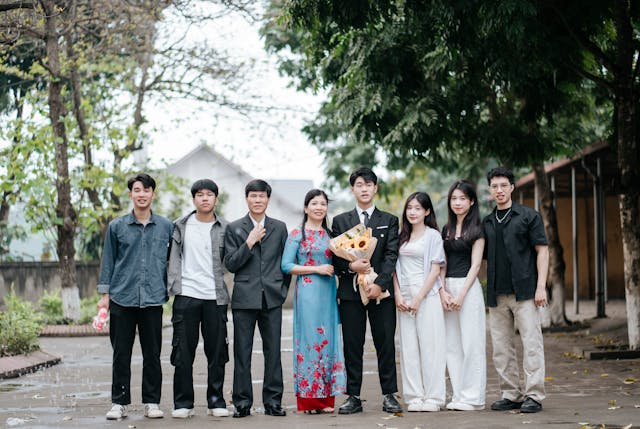
#> input picture test_files/detection_images/fd_1.jpg, 640 x 429 px
$ python face_detect.py
#> lines starting #> are read from the running program, lines starting #| are printed output that depends on the picture; after the words box and inside, x2 and y2 are one past the last pixel; in counts of white or black regions, pixels touching at a corner belong together
import cv2 as cv

def rescaleFrame(frame, scale = 0.9):
  # Images, Videos and Live Videos
  width = int(frame.shape[1] * scale)
  height = int(frame.shape[0] * scale)

  dimensions = (width, height)

  return cv.resize(frame, dimensions, interpolation=cv.INTER_AREA)

source = cv.imread('../test_files/detection_images/fd_1.jpg')
#> source is the input picture: shape (429, 640, 3); mean B, G, R 109.7, 115.6, 111.6
# source = rescaleFrame(source)
gray = cv.cvtColor(source, cv.COLOR_BGR2GRAY)
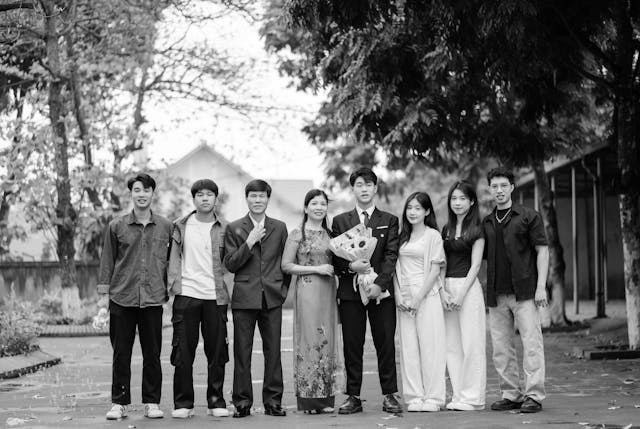
#> gray: shape (429, 640); min 0, max 255, mean 113.7

haar_classifier = cv.CascadeClassifier('../haar_cascade.xml')

#* greater number of minNeighbours, higher accuracy
face_detect = haar_classifier.detectMultiScale(gray, scaleFactor=1.1, minNeighbors=5)
#> face_detect = [[350, 174, 27, 27], [486, 176, 27, 27], [128, 180, 27, 27], [191, 184, 27, 27], [244, 185, 27, 27], [446, 189, 26, 26], [305, 194, 26, 26], [401, 199, 25, 25], [258, 24, 60, 60]]

print(f"Number of face(s) detected: {len(face_detect)}")
#| Number of face(s) detected: 9

for (x,y,w, h) in face_detect:
  cv.rectangle(source, (x,y), (x+w, y+h), (0, 255, 0), thickness=2)
#> this loop made 9 passes
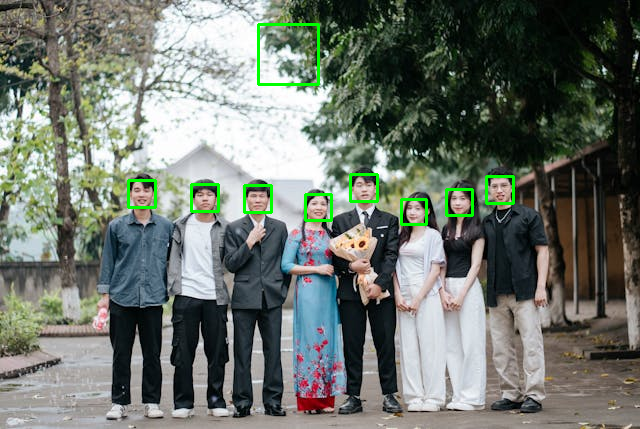
#> source: shape (429, 640, 3); 1.18% of pixels changed, all inside (x1, y1, x2, y2) = (127, 23, 515, 226)

cv.imshow('detected_faces', source)

cv.waitKey(0)

$ run again, with test_files/detection_images/fd_2.jpg copied over test_files/detection_images/fd_1.jpg
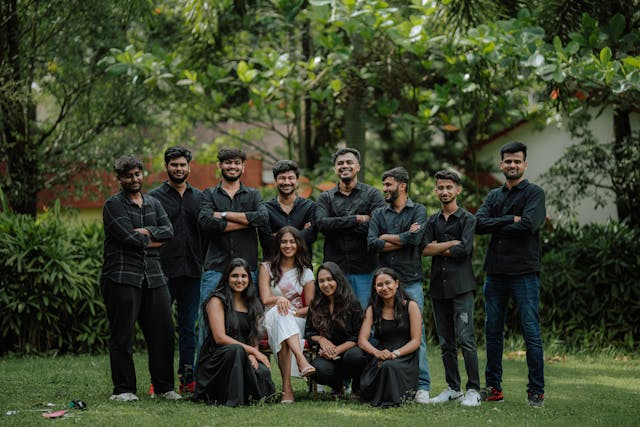
#> input picture test_files/detection_images/fd_2.jpg, 640 x 427 px
#> source is the input picture: shape (427, 640, 3); mean B, G, R 44.3, 66.3, 59.1
#> `gray = cv.cvtColor(source, cv.COLOR_BGR2GRAY)`:
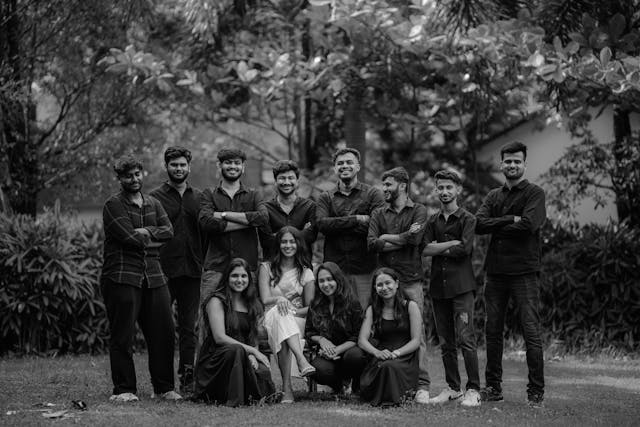
#> gray: shape (427, 640); min 0, max 254, mean 61.6
#> face_detect = [[499, 151, 28, 28], [332, 153, 26, 26], [166, 155, 26, 26], [273, 167, 28, 28], [276, 232, 25, 25], [226, 266, 27, 27], [371, 273, 27, 27], [260, 152, 54, 54]]
#| Number of face(s) detected: 8
#> the loop `for (x,y,w, h) in face_detect:` made 8 passes
#> after the loop `for (x,y,w, h) in face_detect:`:
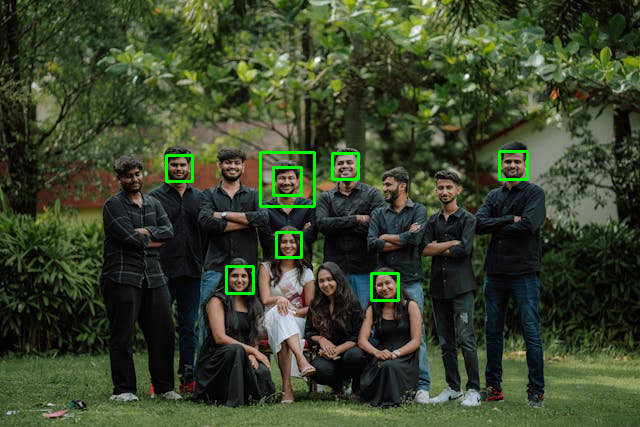
#> source: shape (427, 640, 3); 1.05% of pixels changed, all inside (x1, y1, x2, y2) = (165, 150, 529, 302)

$ run again, with test_files/detection_images/fd_3.jpg copied over test_files/detection_images/fd_1.jpg
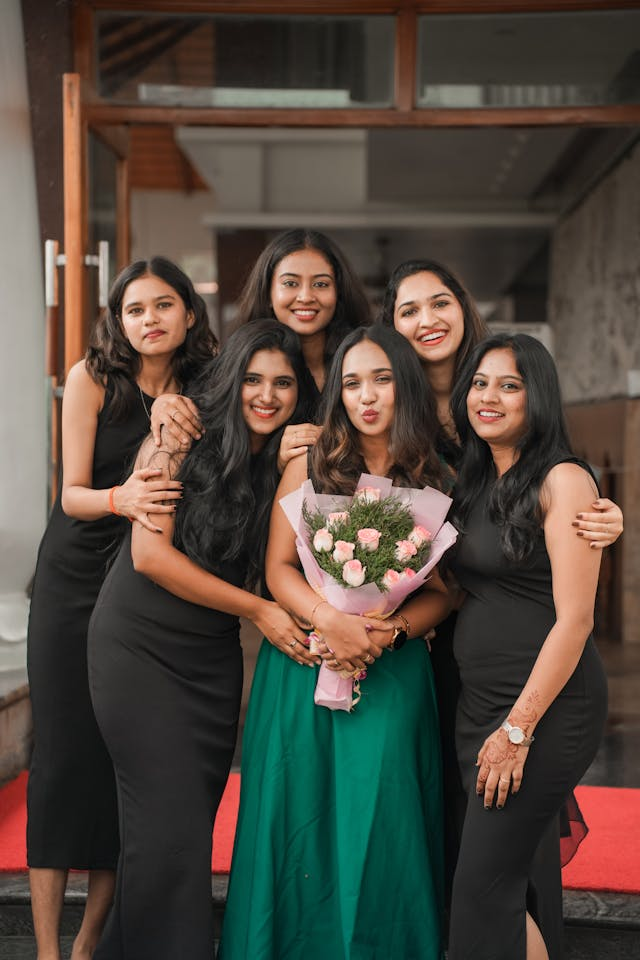
#> input picture test_files/detection_images/fd_3.jpg, 640 x 960 px
#> source is the input picture: shape (960, 640, 3); mean B, G, R 61.1, 70.9, 80.7
#> `gray = cv.cvtColor(source, cv.COLOR_BGR2GRAY)`:
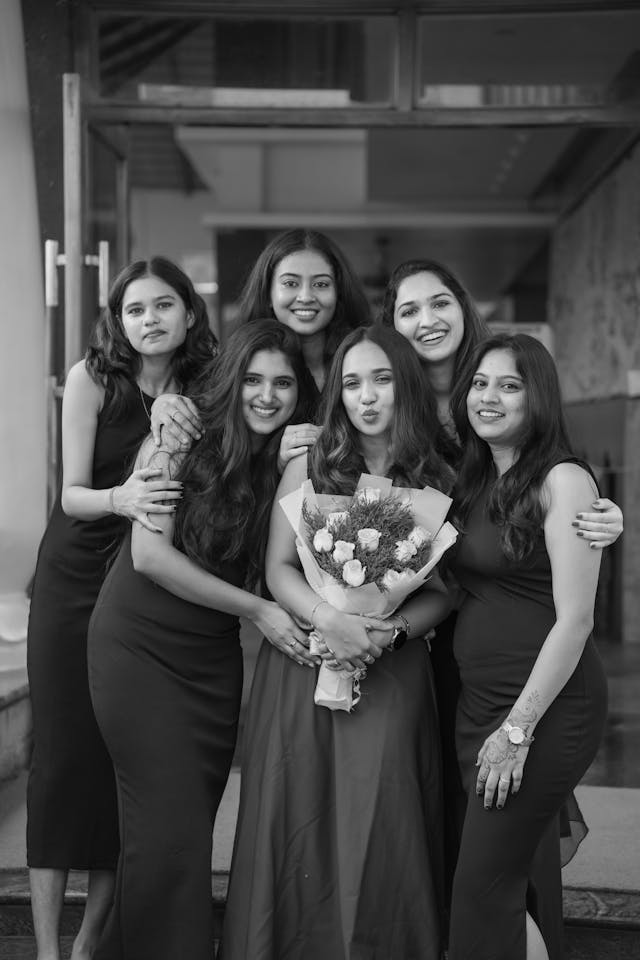
#> gray: shape (960, 640); min 0, max 247, mean 72.7
#> face_detect = [[456, 358, 72, 72], [112, 277, 78, 78], [231, 354, 74, 74], [328, 350, 79, 79], [264, 251, 80, 80], [124, 450, 75, 75], [384, 273, 87, 87]]
#| Number of face(s) detected: 7
#> the loop `for (x,y,w, h) in face_detect:` made 7 passes
#> after the loop `for (x,y,w, h) in face_detect:`:
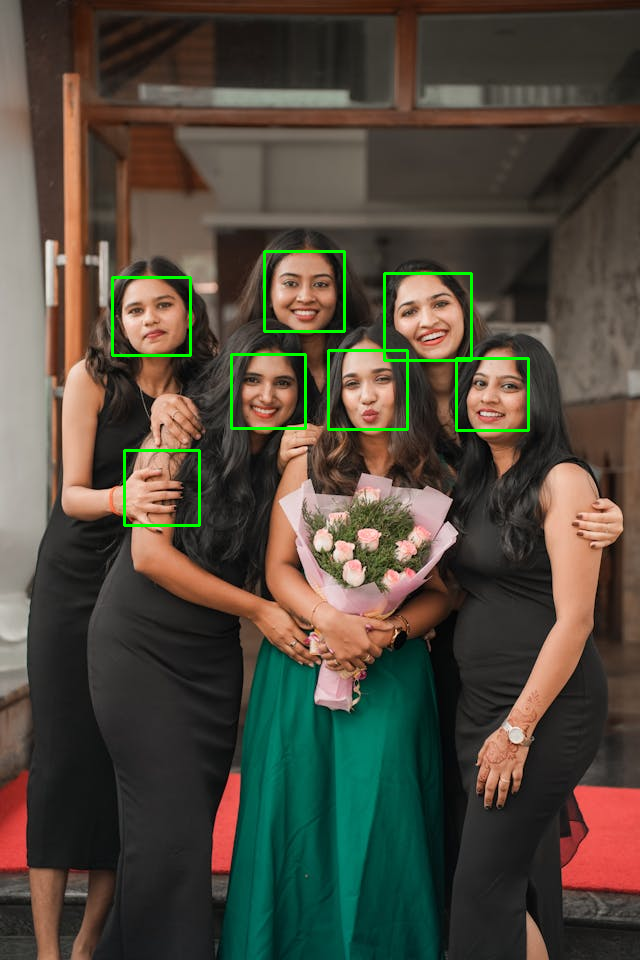
#> source: shape (960, 640, 3); 1.05% of pixels changed, all inside (x1, y1, x2, y2) = (111, 250, 530, 527)

$ run again, with test_files/detection_images/fd_4.jpg copied over test_files/detection_images/fd_1.jpg
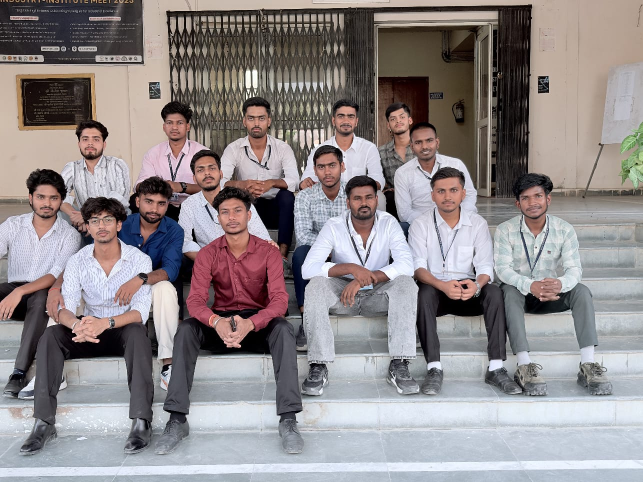
#> input picture test_files/detection_images/fd_4.jpg, 1286 x 964 px (shown at 1/2 size)
#> source is the input picture: shape (964, 1286, 3); mean B, G, R 138.7, 137.1, 143.8
#> `gray = cv.cvtColor(source, cv.COLOR_BGR2GRAY)`:
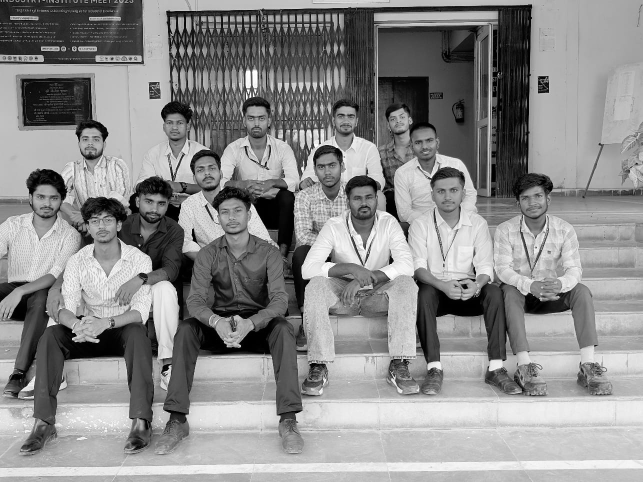
#> gray: shape (964, 1286) (shown at 1/2 size); min 0, max 255, mean 139.3
#> face_detect = 17 rows, first 6: [771, 216, 52, 52], [483, 213, 60, 60], [320, 223, 59, 59], [662, 209, 60, 60], [623, 308, 62, 62], [860, 354, 73, 73]
#| Number of face(s) detected: 17
#> the loop `for (x,y,w, h) in face_detect:` made 17 passes
#> after the loop `for (x,y,w, h) in face_detect:`:
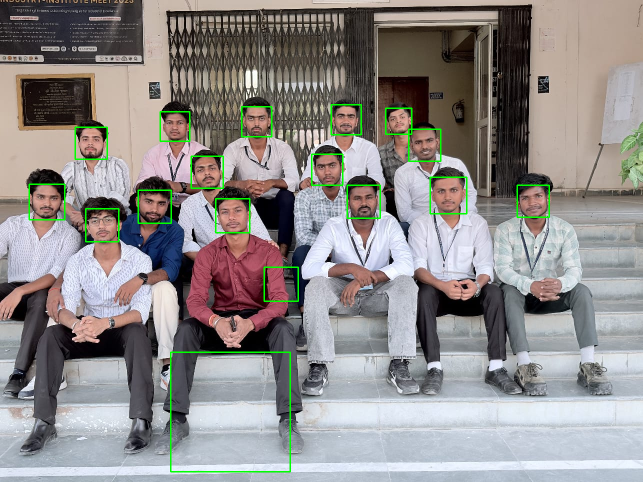
#> source: shape (964, 1286, 3) (shown at 1/2 size); 1.22% of pixels changed, all inside (x1, y1, x2, y2) = (57, 208, 1100, 945)
